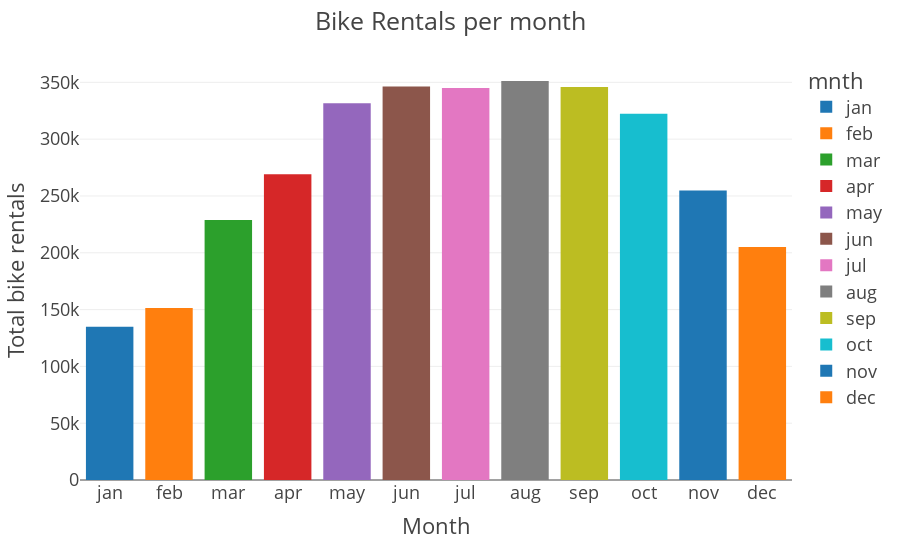

The notebook cell this image was saved under:
### Markdown cell above
When looking at the histogram for the season variable, it can be seen that rental bikes seem more popular in the summer and in fall than in spring. The weather and time of year seem to be an important factor for people to use rental bikes. <br>
This can be looked into more specifically, let's look at the bike rentals per month.

### Code cell
# plot histogram
fig = px.histogram(df,x='mnth',y='cnt',template='presentation',color='mnth')
fig.update_layout(bargap=0.2,
                 title="Bike Rentals per month",
                 yaxis_title="Total bike rentals",
                 xaxis_title="Month")
#pio.write_image(fig, 'hist_month.png', format='png', width=800, height=400)
fig.show()

### Figure 1 — Plotly figure (JSON) as saved in the notebook; plotly's stock layout.template omitted (floating-point values rounded to 4 significant figures)
{"data": [{"alignmentgroup": "True", "bingroup": "x", "histfunc": "sum", "hovertemplate": "mnth=%{x}<br>sum of cnt=%{y}<extra></extra>", "legendgroup": "jan", "marker": {"color": "#1F77B4", "pattern": {"shape": ""}}, "name": "jan", "offsetgroup": "jan", "orientation": "v", "showlegend": true, "type": "histogram", "x": ["jan", "jan", "jan", "jan", "jan", "jan", "jan", "jan", "jan", "jan", "jan", "jan", "jan", "jan", "jan", "jan", "jan", "jan", "jan", "jan", "jan", "jan", "jan", "jan", "jan", "jan", "jan", "jan", "jan", "jan", "jan", "jan", "jan", "jan", "jan", "jan", "jan", "jan", "jan", "jan", "jan", "jan", "jan", "jan", "jan", "jan", "jan", "jan", "jan", "jan", "jan", "jan", "jan", "jan", "jan", "jan", "jan", "jan", "jan", "jan", "jan", "jan"], "xaxis": "x", "y": [985, 801, 1349, 1562, 1600, 1606, 1510, 959, 822, 1321, 1263, 1162, 1406, 1421, 1248, 1204, 1000, 683, 1650, 1927, 1543, 981, 986, 1416, 1985, 506, 431, 1167, 1098, 1096, 1501, 2294, 1951, 2236, 2368, 3272, 4098, 4521, 3425, 2376, 3598, 2177, 4097, 3214, 2493, 2311, 2298, 2935, 3376, 3292, 3163, 1301, 1977, 2432, 4339, 4270, 4075, 3456, 4023, 3243, 3624, 4509], "yaxis": "y"}, {"alignmentgroup": "True", "bingroup": "x", "histfunc": "sum", "hovertemplate": "mnth=%{x}<br>sum of cnt=%{y}<extra></extra>", "legendgroup": "feb", "marker": {"color": "#FF7F0E", "pattern": {"shape": ""}}, "name": "feb", "offsetgroup": "feb", "orientation": "v", "showlegend": true, "type": "histogram", "x": ["feb", "feb", "feb", "feb", "feb", "feb", "feb", "feb", "feb", "feb", "feb", "feb", "feb", "feb", "feb", "feb", "feb", "feb", "feb", "feb", "feb", "feb", "feb", "feb", "feb", "feb", "feb", "feb", "feb", "feb", "feb", "feb", "feb", "feb", "feb", "feb", "feb", "feb", "feb", "feb", "feb", "feb", "feb", "feb", "feb", "feb", "feb", "feb", "feb", "feb", "feb", "feb", "feb", "feb", "feb", "feb", "feb"], "xaxis": "x", "y": [1360, 1526, 1550, 1708, 1005, 1623, 1712, 1530, 1605, 1538, 1746, 1472, 1589, 1913, 1815, 2115, 2475, 2927, 1635, 1812, 1107, 1450, 1917, 1807, 1461, 1969, 2402, 1446, 4579, 3761, 4151, 2832, 2947, 3784, 4375, 2802, 3830, 3831, 2169, 1529, 3422, 3922, 4169, 3005, 4154, 4318, 2689, 3129, 3777, 4773, 5062, 3487, 2732, 3389, 4322, 4363, 1834], "yaxis": "y"}, {"alignmentgroup": "True", "bingroup": "x", "histfunc": "sum", "hovertemplate": "mnth=%{x}<br>sum of cnt=%{y}<extra></extra>", "legendgroup": "mar", "marker": {"color": "#2CA02C", "pattern": {"shape": ""}}, "name": "mar", "offsetgroup": "mar", "orientation": "v", "showlegend": true, "type": "histogram", "x": ["mar", "mar", "mar", "mar", "mar", "mar", "mar", "mar", "mar", "mar", "mar", "mar", "mar", "mar", "mar", "mar", "mar", "mar", "mar", "mar", "mar", "mar", "mar", "mar", "mar", "mar", "mar", "mar", "mar", "mar", "mar", "mar", "mar", "mar", "mar", "mar", "mar", "mar", "mar", "mar", "mar", "mar", "mar", "mar", "mar", "mar", "mar", "mar", "mar", "mar", "mar", "mar", "mar", "mar", "mar", "mar", "mar", "mar", "mar", "mar", "mar", "mar"], "xaxis": "x", "y": [1851, 2134, 1685, 1944, 2077, 605, 1872, 2133, 1891, 623, 1977, 2132, 2417, 2046, 2056, 2192, 2744, 3239, 3117, 2471, 2077, 2703, 2121, 1865, 2210, 2496, 1693, 2028, 2425, 1536, 1685, 4990, 3194, 4066, 3423, 3333, 3956, 4916, 5382, 4569, 4118, 4911, 5298, 5847, 6312, 6192, 4378, 7836, 5892, 6153, 6093, 6230, 6871, 8362, 3372, 4996, 5558, 5102, 5698, 6133, 5459, 6235], "yaxis": "y"}, {"alignmentgroup": "True", "bingroup": "x", "histfunc": "sum", "hovertemplate": "mnth=%{x}<br>sum of cnt=%{y}<extra></extra>", "legendgroup": "apr", "marker": {"color": "#D62728", "pattern": {"shape": ""}}, "name": "apr", "offsetgroup": "apr", "orientation": "v", "showlegend": true, "type": "histogram", "x": ["apr", "apr", "apr", "apr", "apr", "apr", "apr", "apr", "apr", "apr", "apr", "apr", "apr", "apr", "apr", "apr", "apr", "apr", "apr", "apr", "apr", "apr", "apr", "apr", "apr", "apr", "apr", "apr", "apr", "apr", "apr", "apr", "apr", "apr", "apr", "apr", "apr", "apr", "apr", "apr", "apr", "apr", "apr", "apr", "apr", "apr", "apr", "apr", "apr", "apr", "apr", "apr", "apr", "apr", "apr", "apr", "apr", "apr", "apr", "apr"], "xaxis": "x", "y": [2227, 2252, 3249, 3115, 1795, 2808, 3141, 1471, 2455, 2895, 3348, 2034, 2162, 3267, 3126, 795, 3744, 3429, 3204, 3944, 4189, 1683, 4036, 4191, 4073, 4400, 3872, 4058, 4595, 5312, 6041, 5936, 6772, 6436, 6457, 6460, 6857, 5169, 5585, 5918, 4862, 5409, 6398, 7460, 7132, 6370, 6691, 4367, 6565, 7290, 6624, 1027, 3214, 5633, 6196, 5026, 6233, 4220, 6304, 5572], "yaxis": "y"}, {"alignmentgroup": "True", "bingroup": "x", "histfunc": "sum", "hovertemplate": "mnth=%{x}<br>sum of cnt=%{y}<extra></extra>", "legendgroup": "may", "marker": {"color": "#9467BD", "pattern": {"shape": ""}}, "name": "may", "offsetgroup": "may", "orientation": "v", "showlegend": true, "type": "histogram", "x": ["may", "may", "may", "may", "may", "may", "may", "may", "may", "may", "may", "may", "may", "may", "may", "may", "may", "may", "may", "may", "may", "may", "may", "may", "may", "may", "may", "may", "may", "may", "may", "may", "may", "may", "may", "may", "may", "may", "may", "may", "may", "may", "may", "may", "may", "may", "may", "may", "may", "may", "may", "may", "may", "may", "may", "may", "may", "may", "may", "may", "may", "may"], "xaxis": "x", "y": [3351, 4401, 4451, 2633, 4433, 4608, 4714, 4333, 4362, 4803, 4182, 4864, 4105, 3409, 4553, 3958, 4123, 3855, 4575, 4917, 5805, 4660, 4274, 4492, 4978, 4677, 4679, 4758, 4788, 4098, 3982, 5740, 6169, 6421, 6296, 6883, 6359, 6273, 5728, 4717, 6572, 7030, 7429, 6118, 2843, 5115, 7424, 7384, 7639, 8294, 7129, 4359, 6073, 5260, 6770, 6734, 6536, 6591, 6043, 5743, 6855, 7338], "yaxis": "y"}, {"alignmentgroup": "True", "bingroup": "x", "histfunc": "sum", "hovertemplate": "mnth=%{x}<br>sum of cnt=%{y}<extra></extra>", "legendgroup": "jun", "marker": {"color": "#8C564B", "pattern": {"shape": ""}}, "name": "jun", "offsetgroup": "jun", "orientation": "v", "showlegend": true, "type": "histogram", "x": ["jun", "jun", "jun", "jun", "jun", "jun", "jun", "jun", "jun", "jun", "jun", "jun", "jun", "jun", "jun", "jun", "jun", "jun", "jun", "jun", "jun", "jun", "jun", "jun", "jun", "jun", "jun", "jun", "jun", "jun", "jun", "jun", "jun", "jun", "jun", "jun", "jun", "jun", "jun", "jun", "jun", "jun", "jun", "jun", "jun", "jun", "jun", "jun", "jun", "jun", "jun", "jun", "jun", "jun", "jun", "jun", "jun", "jun", "jun", "jun"], "xaxis": "x", "y": [3974, 4968, 5312, 5342, 4906, 4548, 4833, 4401, 3915, 4586, 4966, 4460, 5020, 4891, 5180, 3767, 4844, 5119, 4744, 4010, 4835, 4507, 4790, 4991, 5202, 5305, 4708, 4648, 5225, 5515, 4127, 8120, 7641, 6998, 7001, 7055, 7494, 7736, 7498, 6598, 6664, 4972, 7421, 7363, 7665, 7702, 6978, 5099, 6825, 6211, 5905, 5823, 7458, 6891, 6779, 7442, 7335, 6879, 5463, 5687], "yaxis": "y"}, {"alignmentgroup": "True", "bingroup": "x", "histfunc": "sum", "hovertemplate": "mnth=%{x}<br>sum of cnt=%{y}<extra></extra>", "legendgroup": "jul", "marker": {"color": "#E377C2", "pattern": {"shape": ""}}, "name": "jul", "offsetgroup": "jul", "orientation": "v", "showlegend": true, "type": "histogram", "x": ["jul", "jul", "jul", "jul", "jul", "jul", "jul", "jul", "jul", "jul", "jul", "jul", "jul", "jul", "jul", "jul", "jul", "jul", "jul", "jul", "jul", "jul", "jul", "jul", "jul", "jul", "jul", "jul", "jul", "jul", "jul", "jul", "jul", "jul", "jul", "jul", "jul", "jul", "jul", "jul", "jul", "jul", "jul", "jul", "jul", "jul", "jul", "jul", "jul", "jul", "jul", "jul", "jul", "jul", "jul", "jul", "jul", "jul", "jul", "jul", "jul", "jul"], "xaxis": "x", "y": [5362, 5119, 4649, 6043, 4665, 4629, 4592, 4040, 5336, 4881, 4086, 4258, 4342, 5084, 5538, 5923, 5302, 4458, 4541, 4332, 3784, 3387, 3285, 3606, 3840, 4590, 4656, 4390, 3846, 4475, 4302, 5531, 6227, 6660, 7403, 6241, 6207, 4840, 4672, 6569, 6290, 7264, 7446, 7499, 6969, 6031, 6830, 6786, 5713, 6591, 5870, 4459, 7410, 6966, 7592, 8173, 6861, 6904, 6685, 6597, 7105, 7216], "yaxis": "y"}, {"alignmentgroup": "True", "bingroup": "x", "histfunc": "sum", "hovertemplate": "mnth=%{x}<br>sum of cnt=%{y}<extra></extra>", "legendgroup": "aug", "marker": {"color": "#7F7F7F", "pattern": {"shape": ""}}, "name": "aug", "offsetgroup": "aug", "orientation": "v", "showlegend": true, "type": "histogram", "x": ["aug", "aug", "aug", "aug", "aug", "aug", "aug", "aug", "aug", "aug", "aug", "aug", "aug", "aug", "aug", "aug", "aug", "aug", "aug", "aug", "aug", "aug", "aug", "aug", "aug", "aug", "aug", "aug", "aug", "aug", "aug", "aug", "aug", "aug", "aug", "aug", "aug", "aug", "aug", "aug", "aug", "aug", "aug", "aug", "aug", "aug", "aug", "aug", "aug", "aug", "aug", "aug", "aug", "aug", "aug", "aug", "aug", "aug", "aug", "aug", "aug", "aug"], "xaxis": "x", "y": [4266, 4845, 3574, 4576, 4866, 4294, 3785, 4326, 4602, 4780, 4792, 4905, 4150, 3820, 4338, 4725, 4694, 3805, 4153, 5191, 3873, 4758, 5895, 5130, 3542, 4661, 1115, 4334, 4634, 5204, 5058, 7580, 7261, 7175, 6824, 5464, 7013, 7273, 7534, 7286, 5786, 6299, 6544, 6883, 6784, 7347, 7605, 7148, 7865, 4549, 6530, 7006, 7375, 7765, 7582, 6053, 5255, 6917, 7040, 7697, 7713, 7350], "yaxis": "y"}, {"alignmentgroup": "True", "bingroup": "x", "histfunc": "sum", "hovertemplate": "mnth=%{x}<br>sum of cnt=%{y}<extra></extra>", "legendgroup": "sep", "marker": {"color": "#BCBD22", "pattern": {"shape": ""}}, "name": "sep", "offsetgroup": "sep", "orientation": "v", "showlegend": true, "type": "histogram", "x": ["sep", "sep", "sep", "sep", "sep", "sep", "sep", "sep", "sep", "sep", "sep", "sep", "sep", "sep", "sep", "sep", "sep", "sep", "sep", "sep", "sep", "sep", "sep", "sep", "sep", "sep", "sep", "sep", "sep", "sep", "sep", "sep", "sep", "sep", "sep", "sep", "sep", "sep", "sep", "sep", "sep", "sep", "sep", "sep", "sep", "sep", "sep", "sep", "sep", "sep", "sep", "sep", "sep", "sep", "sep", "sep", "sep", "sep", "sep", "sep"], "xaxis": "x", "y": [5115, 4727, 4484, 4940, 3351, 2710, 1996, 1842, 3544, 5345, 5046, 4713, 4763, 4785, 3659, 4760, 4511, 4274, 4539, 3641, 4352, 4795, 2395, 5423, 5010, 4630, 4120, 3907, 4839, 5202, 6140, 5810, 6034, 6864, 7112, 6203, 7504, 5976, 8227, 7525, 7767, 7870, 7804, 8009, 8714, 7333, 6869, 4073, 7591, 7720, 8167, 8395, 7907, 7436, 7538, 7733, 7393, 7415, 8555, 6889], "yaxis": "y"}, {"alignmentgroup": "True", "bingroup": "x", "histfunc": "sum", "hovertemplate": "mnth=%{x}<br>sum of cnt=%{y}<extra></extra>", "legendgroup": "oct", "marker": {"color": "#17BECF", "pattern": {"shape": ""}}, "name": "oct", "offsetgroup": "oct", "orientation": "v", "showlegend": true, "type": "histogram", "x": ["oct", "oct", "oct", "oct", "oct", "oct", "oct", "oct", "oct", "oct", "oct", "oct", "oct", "oct", "oct", "oct", "oct", "oct", "oct", "oct", "oct", "oct", "oct", "oct", "oct", "oct", "oct", "oct", "oct", "oct", "oct", "oct", "oct", "oct", "oct", "oct", "oct", "oct", "oct", "oct", "oct", "oct", "oct", "oct", "oct", "oct", "oct", "oct", "oct", "oct", "oct", "oct", "oct", "oct", "oct", "oct", "oct", "oct", "oct", "oct", "oct", "oct"], "xaxis": "x", "y": [2429, 2918, 3570, 4456, 4826, 4765, 4985, 5409, 5511, 5117, 4563, 2416, 2913, 3644, 5217, 5041, 4570, 4748, 2424, 4195, 4304, 4308, 4381, 4187, 4687, 3894, 2659, 3747, 627, 3331, 3669, 6778, 4639, 7572, 7328, 8156, 7965, 3510, 5478, 6392, 7691, 7570, 7282, 7109, 6639, 5875, 7534, 7461, 7509, 5424, 8090, 6824, 7058, 7466, 7693, 7359, 7444, 7852, 4459, 22, 1096, 5566], "yaxis": "y"}, {"alignmentgroup": "True", "bingroup": "x", "histfunc": "sum", "hovertemplate": "mnth=%{x}<br>sum of cnt=%{y}<extra></extra>", "legendgroup": "nov", "marker": {"color": "#1F77B4", "pattern": {"shape": ""}}, "name": "nov", "offsetgroup": "nov", "orientation": "v", "showlegend": true, "type": "histogram", "x": ["nov", "nov", "nov", "nov", "nov", "nov", "nov", "nov", "nov", "nov", "nov", "nov", "nov", "nov", "nov", "nov", "nov", "nov", "nov", "nov", "nov", "nov", "nov", "nov", "nov", "nov", "nov", "nov", "nov", "nov", "nov", "nov", "nov", "nov", "nov", "nov", "nov", "nov", "nov", "nov", "nov", "nov", "nov", "nov", "nov", "nov", "nov", "nov", "nov", "nov", "nov", "nov", "nov", "nov", "nov", "nov", "nov", "nov", "nov", "nov"], "xaxis": "x", "y": [4068, 4186, 3974, 4046, 3926, 3649, 4035, 4205, 4109, 2933, 3368, 4067, 3717, 4486, 4195, 1817, 3053, 3392, 3663, 3520, 2765, 1607, 2566, 1495, 2792, 3068, 3071, 3867, 2914, 3613, 5986, 5847, 5138, 5107, 5259, 5686, 5035, 5315, 5992, 6536, 6852, 6269, 4094, 5495, 5445, 5698, 5629, 4669, 5499, 5634, 5146, 2425, 3910, 2277, 2424, 5087, 3959, 5260, 5323, 5668], "yaxis": "y"}, {"alignmentgroup": "True", "bingroup": "x", "histfunc": "sum", "hovertemplate": "mnth=%{x}<br>sum of cnt=%{y}<extra></extra>", "legendgroup": "dec", "marker": {"color": "#FF7F0E", "pattern": {"shape": ""}}, "name": "dec", "offsetgroup": "dec", "orientation": "v", "showlegend": true, "type": "histogram", "x": ["dec", "dec", "dec", "dec", "dec", "dec", "dec", "dec", "dec", "dec", "dec", "dec", "dec", "dec", "dec", "dec", "dec", "dec", "dec", "dec", "dec", "dec", "dec", "dec", "dec", "dec", "dec", "dec", "dec", "dec", "dec", "dec", "dec", "dec", "dec", "dec", "dec", "dec", "dec", "dec", "dec", "dec", "dec", "dec", "dec", "dec", "dec", "dec", "dec", "dec", "dec", "dec", "dec", "dec", "dec", "dec", "dec", "dec", "dec"], "xaxis": "x", "y": [3727, 3940, 3614, 3485, 3811, 2594, 705, 3322, 3620, 3190, 2743, 3310, 3523, 3740, 3709, 3577, 2739, 2431, 3403, 3750, 2660, 3068, 2209, 1011, 754, 1317, 1162, 2302, 2423, 2999, 2485, 5191, 4649, 6234, 6606, 5729, 5375, 5008, 5582, 3228, 5170, 5501, 5319, 5532, 5611, 5047, 3786, 4585, 5557, 5267, 4128, 3623, 1749, 1787, 920, 1013, 441, 2114, 3095], "yaxis": "y"}], "layout": {"bargap": 0.2, "barmode": "relative", "legend": {"title": {"text": "mnth"}, "tracegroupgap": 0}, "margin": {"t": 60}, "title": {"text": "Bike Rentals per month"}, "xaxis": {"anchor": "y", "categoryarray": ["jan", "feb", "mar", "apr", "may", "jun", "jul", "aug", "sep", "oct", "nov", "dec"], "categoryorder": "array", "domain": [0, 1], "title": {"text": "Month"}}, "yaxis": {"anchor": "x", "domain": [0, 1], "title": {"text": "Total bike rentals"}}}}
